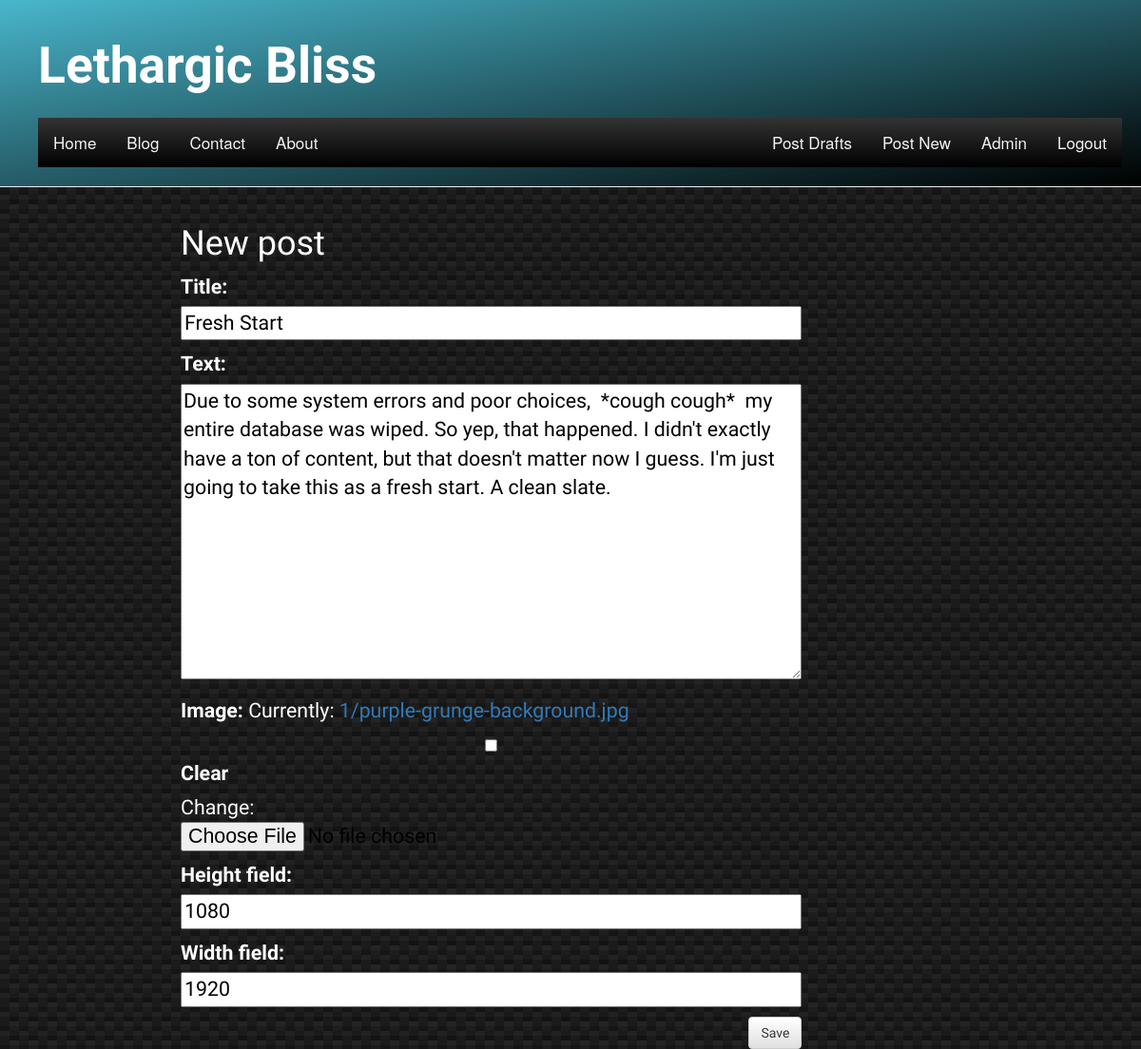
Screenshot of /post/1/edit/ (signed in) with the database file from the repository.
### blog/models.py (models this page shows, shortened)
class Post(models.Model):
    author = models.ForeignKey('auth.User')
    title = models.CharField(max_length=200)
    image = models.ImageField(upload_to=upload_location,
                              null=True,
                              blank=True,
                              width_field="width_field",
                              height_field="height_field")
    height_field = models.IntegerField(default=0, null=True)
    width_field = models.IntegerField(default=0, null=True)
    text = models.TextField()
    created_date = models.DateTimeField(
            default=timezone.now)
    published_date = models.DateTimeField(
            blank=True, null=True)

### blog/views.py (the view)
# urls.py: url(r'^post/(?P<pk>\d+)/edit/$', views.post_edit, name='post_edit'),
@login_required
def post_edit(request, pk):
    post = get_object_or_404(Post, pk=pk)
    if request.method == "POST":
        form = PostForm(request.POST,request.FILES or None, instance=post)
        if form.is_valid():
            post = form.save(commit=False)
            post.author = request.user
            post.save()
            return redirect('post_detail', pk=post.pk)
    else:
        form = PostForm(instance=post)
    return render(request, 'blog/post_edit.html', {'form': form})

### blog/forms.py
class PostForm(forms.ModelForm):
    class Meta:
        model = Post
        fields = ('title','text','image', 'height_field', 'width_field')

### blog/templates/blog/post_edit.html
{% extends 'blog/base.html' %}
{% block content %}
    <h1>New post</h1>
    <form method="POST" class="post-form" enctype='multipart/form-data'>{% csrf_token %}
        {{ form.as_p }}
        <button type="submit" class="save btn btn-default">Save</button>
    </form>
{% endblock %}

### blog/static/css/blog.css (style rules this page uses)
html { height: 100%; }
body { height:100%; flex-direction:column; background: linear-gradient(27deg, #151515 5px, transparent 5px) 0 5px, linear-gradient(207deg, #151515 5px, transparent 5px) 10px 0px, linear-gradient(27deg, #222 5px, transparent 5px) 0px 10px, linear-gradient(207deg, #222 5px, transparent 5px) 10px 5px, linear-gradient(90deg, #1b1b1b 10px, transparent 10px), linear-gradient(#1d1d1d 25%, #1a1a1a 25%, #1a1a1a 50%, transparent 50%, transparent 75%, #242424 75%, #242424); background-color: #131313; background-size: 20px 20px; }
h1, h2, h3, h4 { font-family: 'Julius Sans One'; color: #ffffff; }
.save { float: right; }
.post-form textarea, .post-form input { width: 100%; color: #000000; }
input { color: #000000; }

### rows the page displays
Post: title "Fresh Start", text "Due to some system errors and poor choices, *cough cough* my entire database was wiped. So yep, that happened. I didn't exactly have a ton of content, but that doesn't matter now I guess. I'm just going to take this as a fresh start. A clean slate.", height_field "1080", width_field "1920"
